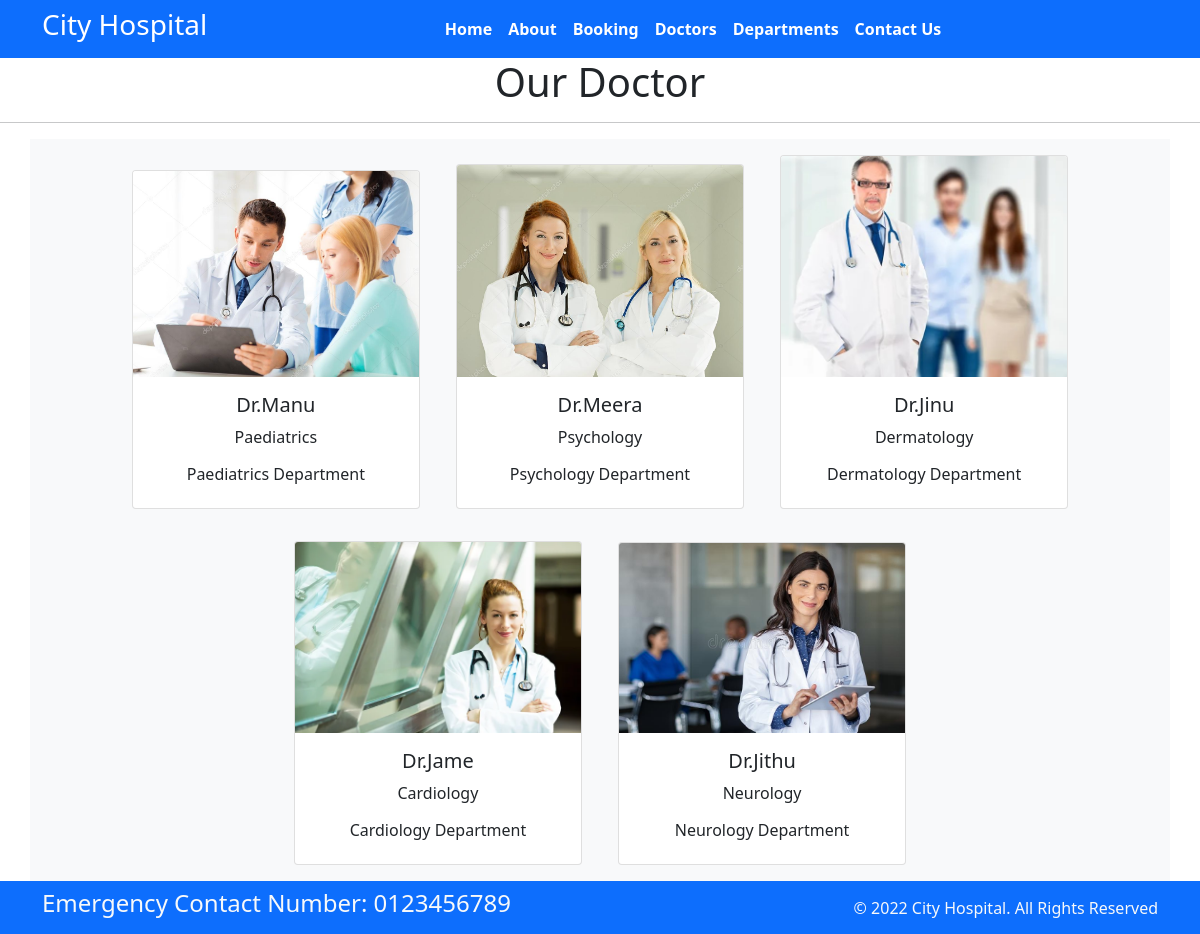
Page /doctors on the committed database.
### home/models.py (models this page shows)
class Doctors(models.Model):
    docs_name=models.CharField(max_length=255)
    docs_spec=models.CharField(max_length=255)
    dept_name=models.ForeignKey(Departments, on_delete=models.CASCADE)
    docs_image=models.ImageField(upload_to='doctors')
    def __str__(self):
        return 'Dr ' + self.docs_name + ' - (' + self.docs_spec + ')'

class Departments(models.Model):
    dept_name=models.CharField(max_length=100)
    dept_description=models.TextField()
    def __str__(self):
        return self.dept_name

### home/views.py (the view)
# urls.py: path('doctors', views.doctors,name='doctors'),
def doctors(request):
    dict_doct={
        'doctors':Doctors.objects.all()
    }
    print("data:",dict_doct)
    return render(request, 'doctors.html',dict_doct)

### templates/doctors.html (shortened to what this page needs)
{%  extends 'base.html' %}
 {% block content %}
 <h1 class="text-center">Our Doctor</h1>
 <hr>
 <div class="container text-center bg-light">
    {% for doct in doctors %}
    <div class="card text-center mx-3 my-3" style="width: 18rem; display: inline-block;">
        <img src="{{doct.docs_image.url}}" class="card-img-top" alt="...">
        <div class="card-body">
          <h5 class="card-title">Dr.{{doct.docs_name}}</h5>
          <p class="card-text">{{doct.docs_spec}}</p>
          <h6>{{doct.dept_name}} Department</h6>
        </div>
      </div>
     {% endfor %}
 </div>
 {% endblock %}

### templates/base.html (shortened to what this page needs)
{% load static %}
<!DOCTYPE html>
<html>
  <head>
    <link rel="stylesheet"
      href=" https://cdn.jsdelivr.net/npm/bootstrap@5.1.3/dist/css/bootstrap.min.css ">
    <link rel="stylesheet"
      href="https://use.fontawesome.com/releases/v5.2.0/css/all.css">
      <link rel="stylesheet"
      href="{% static 'css/style.css' %}">
  </head>
  <body>
    <nav class="navbar bg-primary navbar-expand-md ">
      <div class="container">
        <div class="col-2 text-left pl-md-0">
          <h3 class="text-white"> City Hospital </h3>
        </div>
        <div
          class="collapse navbar-collapse justify-content-center col-md-8 navbar-collapse-3">
          <ul class="navbar-nav justify-content-center  fw-bold">
            <li class="nav-item active">
              <a class="nav-link text-white" href="{% url 'home' %}">Home </a>
            </li>
            <li class="nav-item">
              <a class="nav-link text-white" href="{% url 'about' %}">About</a>
            </li>
            <li class="nav-item">
              <a class="nav-link text-white" href="{% url 'booking' %}">Booking</a>
            </li>
            <li class="nav-item">
              <a class="nav-link text-white" href="{% url 'doctors' %}">Doctors</a>
            </li>
			 <li class="nav-item">
              <a class="nav-link text-white" href="{% url 'department' %}">Departments</a>
            </li>
            <li class="nav-item">
              <a class="nav-link text-white" href="{% url 'contacts' %}">Contact Us</a>
            </li>
          </ul>
        </div>
      </div>
    </nav>
    {% block content %}
    {% endblock %}
    <section class="">
      <footer class="pt-2 pb-2  bg-primary text-light">
        <div class="container">
          <div class="row align-items-center">
            <div class="col-12 col-md-8">
              <h4>Emergency Contact Number: 0123456789</h4>
            </div>
            <div class="col-12 col-md-4 mt-4 mt-md-0 text-center text-md-end">
              © 2022 City Hospital. All Rights Reserved
            </div>
          </div>
        </div>
      </footer>
    </section>
  </body>
</html>

### rows in the picture
Doctors: docs_image (picture), docs_name "Manu", docs_spec "Paediatrics", dept_name "Paediatrics"
Doctors: docs_image (picture), docs_name "Meera", docs_spec "Psychology", dept_name "Psychology"
Doctors: docs_image (picture), docs_name "Jinu", docs_spec "Dermatology", dept_name "Dermatology"
Doctors: docs_image (picture), docs_name "Jame", docs_spec "Cardiology", dept_name "Cardiology"
Doctors: docs_image (picture), docs_name "Jithu", docs_spec "Neurology", dept_name "Neurology"
